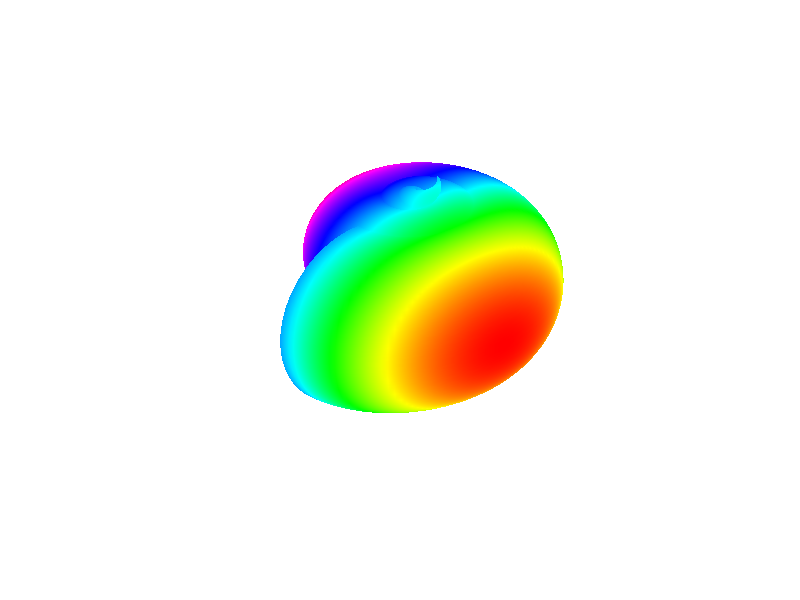

The MATLAB script that drew this image: (Note: this script raises an error after producing the figure.)

t = linspace(0, 2*pi, 512);
[u,v] = meshgrid(t);
a = -0.4; b = .5; c = .1;
n = 3;
x = (a*(1 - v/(2*pi)) .*(1+cos(u)) + c) .* cos(n*v);
y = (a*(1 - v/(2*pi)) .*(1+cos(u)) + c) .* sin(n*v);
z = b*v/(2*pi) + a*(1 - v/(2*pi)) .* sin (u);
surf(x,y,z,y)
axis off
axis equal
colormap(hsv(1024))
shading interp
material shiny
lighting phong
camlight('left', 'infinite')
view([-160 25])
